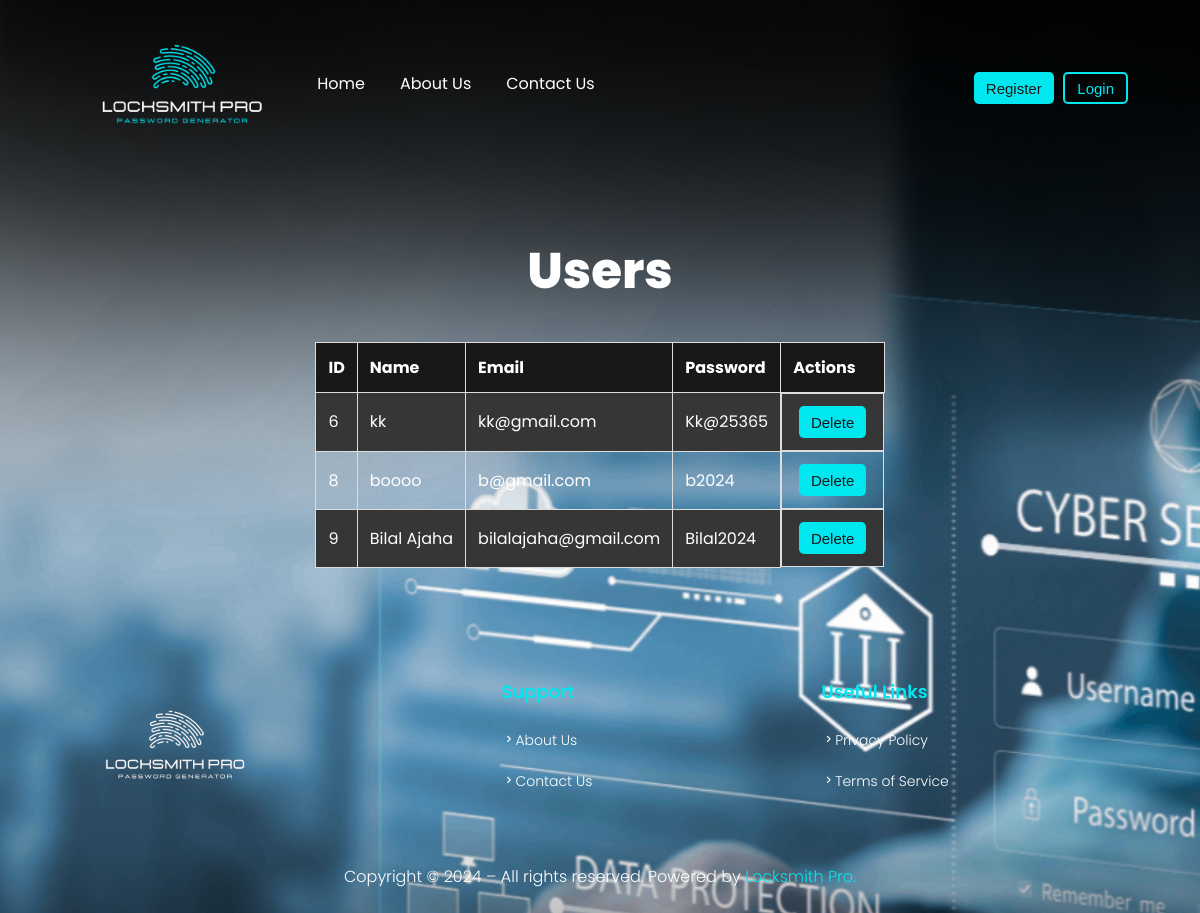
Screenshot of /users with the database file from the repository.
### models.py (models this page shows, shortened)
class User(db.Model):
    id = db.Column(db.Integer, primary_key=True)
    name = db.Column(db.String(100), nullable=False)
    email = db.Column(db.String(100), unique=True)
    password = db.Column(db.String(100))

### locksmith.py (the view)
@app.route('/users')
def users():
    all_users = User.query.all()
    return render_template('users.html', users = all_users)

### templates/users.html
{% extends 'base.html' %}
{% block content %}
<h1>Users</h1>
<div class="container">
    <table>
        <tr>
            <th>ID</th>
            <th>Name</th>
            <th>Email</th>
            <th>Password</th>
            <th>Actions</th>
        </tr>
        {% for user in users %}
        <tr>
            <td>{{ user.id }}</td>
            <td onclick="copy(this)" >{{ user.name }}</td>
            <td onclick="copy(this)" >{{ user.email }}</td>
            <td onclick="copy(this)" >{{ user.password }}</td>
            <td id="u-d-btn">
                <form action="{{ url_for('delete_user', id=user.id) }}" method="POST" style="display:inline;">
                    <button type="submit" id="delete-user">Delete</button>
                </form>
            </td>
        </tr>
        {% endfor %}
    </table>
</div>
{% endblock content %}

### static/css/styles.css (style rules this page uses)
body { display: flex; flex-direction: column; background-color: black; justify-content: center; align-items: center; color: #fff; background-image: url(/Locksmith-Pro/static/img/background.png); }
button { overflow: hidden; outline: none; border: none; border-radius: 5px; cursor: pointer; padding: 5px 12px; font-family: Poppins, sans-serif; margin: 0 0.3rem; }
h1 { font-family: Poppins, sans-serif; font-weight: 800; font-size: 50px; }
table { width: 100%; border-collapse: collapse; font-family: Poppins, sans-serif; }
th, td { padding: 12px; border: 1px solid #ddd; text-align: left; cursor: pointer; }
th { background-color: #181818; color: white; }
tr:nth-child(even) { background-color: #373636; }
form { width: 60%; display: flex; flex-direction: column; justify-content: center; margin: 0; padding: 0; }
button { height: 2rem; background-color: #00E7EF; color: #181818; font-family: Poppies, sans-serif; font-weight: 500; overflow: none; border: none; border-radius: 5px; cursor: pointer; font-size: 15px; }
#u-d-btn { display: flex; flex-direction: row; gap: 10px; }

### rows the page displays
User: id "6", name "kk", email "kk@gmail.com", password "Kk@25365"
User: id "8", name "boooo", email "b@gmail.com", password "b2024"
User: id "9", name "Bilal Ajaha", email "bilalajaha@gmail.com", password "Bilal2024"
